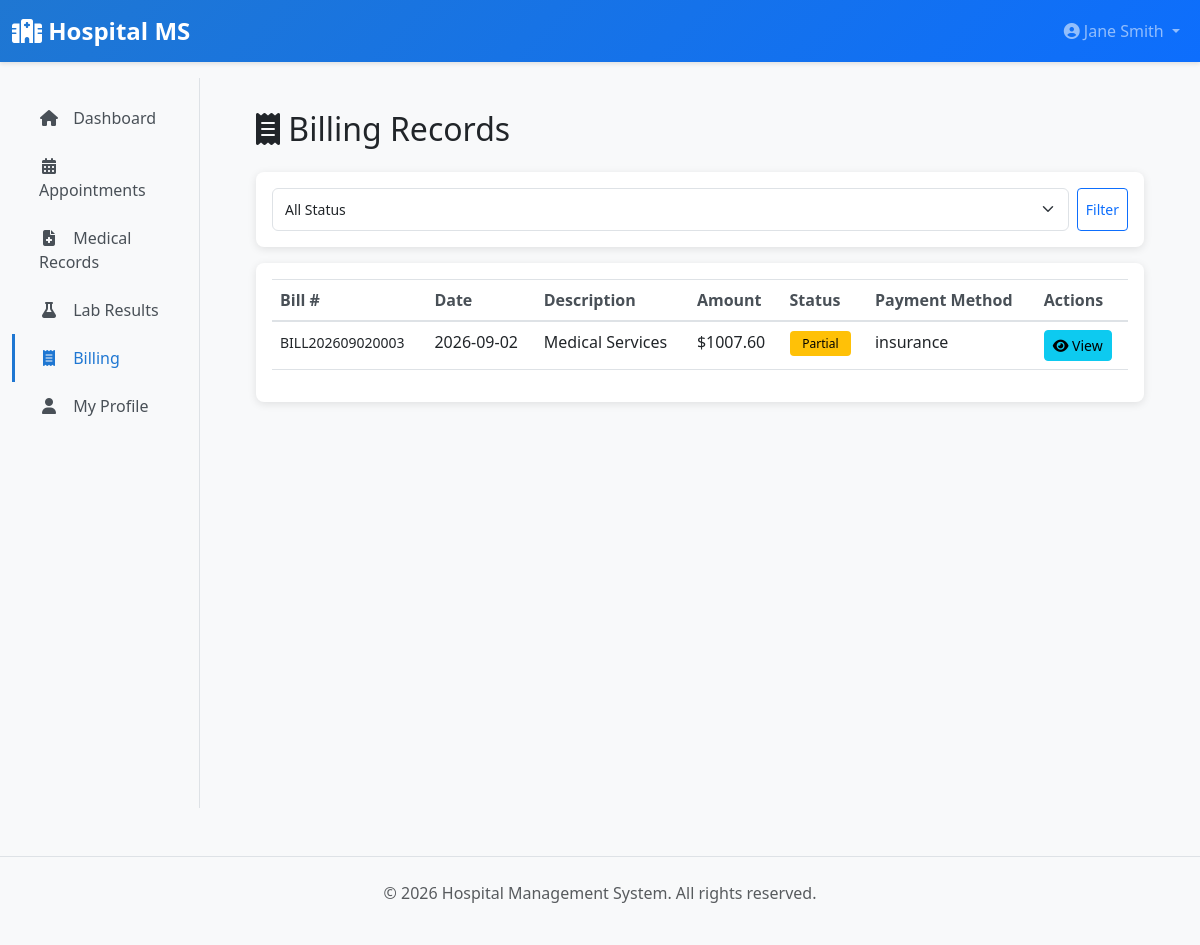
The page /patient/billing (signed in) on the database as committed earlier.
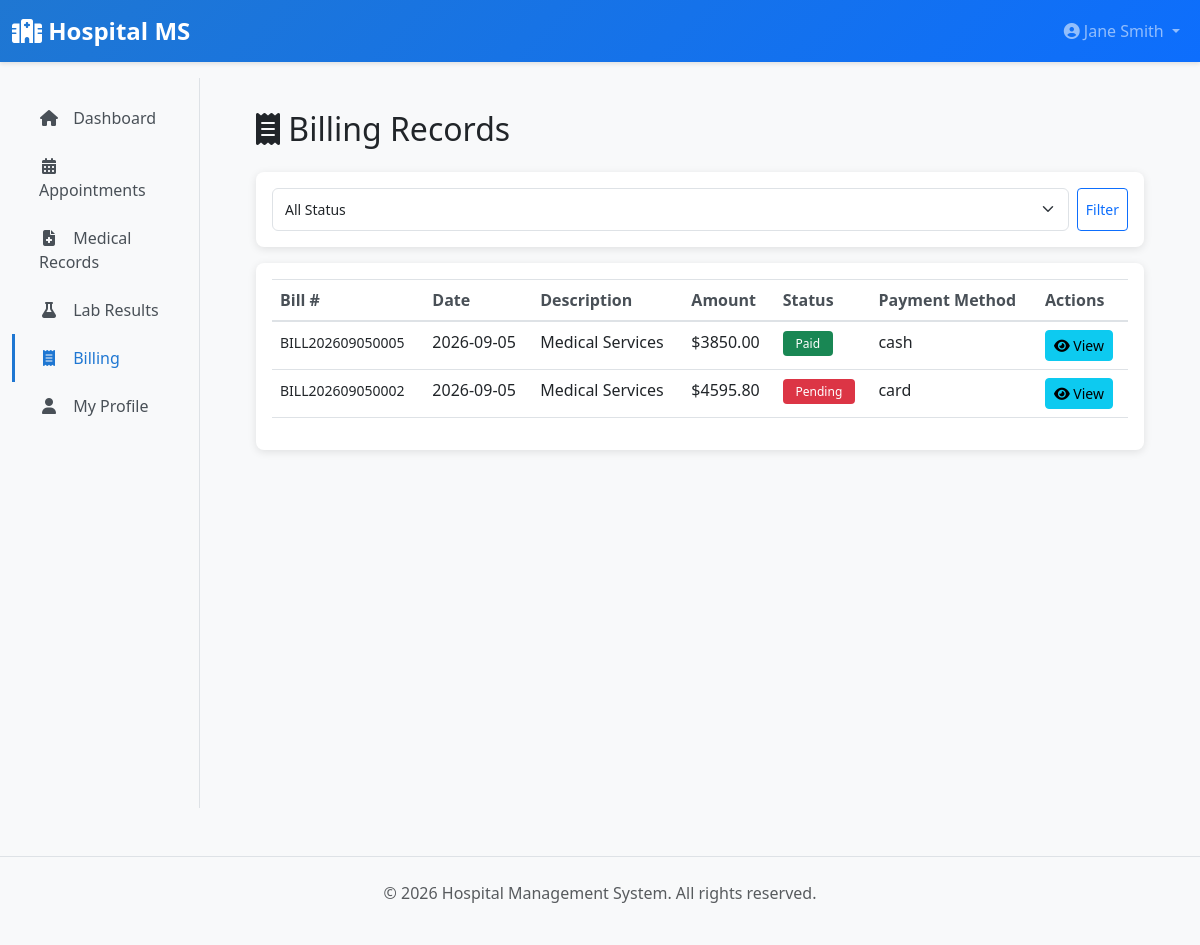
The same page on the database as committed later.
### app/models/__init__.py (models this page shows, shortened)
class BillingRecord(db.Model):
    __tablename__ = 'billing_records'
    id = db.Column(db.Integer, primary_key=True)
    patient_id = db.Column(db.Integer, db.ForeignKey('patients.id'), nullable=False)
    bill_number = db.Column(db.String(30), unique=True, nullable=False)
    description = db.Column(db.Text)
    amount = db.Column(db.Float, nullable=False)
    tax = db.Column(db.Float, default=0.0)
    total_amount = db.Column(db.Float, nullable=False)
    payment_status = db.Column(db.String(20), default='pending')  # pending, paid, partial
    payment_date = db.Column(db.DateTime)
    payment_method = db.Column(db.String(50))  # cash, card, cheque, insurance
    bill_date = db.Column(db.DateTime, default=datetime.utcnow)
    notes = db.Column(db.Text)
    created_at = db.Column(db.DateTime, default=datetime.utcnow)
    patient = db.relationship('Patient', back_populates='billing_records')

### app/blueprints/patient.py (the view)
@patient_bp.route('/billing')
@login_required
@patient_required
def billing():
    patient = current_user.patient
    page = request.args.get('page', 1, type=int)
    status_filter = request.args.get('status', 'all')
    query = BillingRecord.query.filter_by(patient_id=patient.id)
    if status_filter != 'all':
        query = query.filter_by(payment_status=status_filter)
    bills = query.order_by(
        BillingRecord.created_at.desc()
    ).paginate(page=page, per_page=10)
    return render_template('patient/billing.html', bills=bills, status_filter=status_filter)

### app/blueprints/patient.py (called while the page is built)
def patient_required(f):
    @wraps(f)
    def decorated_function(*args, **kwargs):
        if not current_user.is_authenticated or current_user.role != UserRole.PATIENT:
            flash('You do not have permission to access this page.', 'danger')
            return redirect(url_for('main.dashboard'))
        return f(*args, **kwargs)
    return decorated_function

### app/models/__init__.py (called while the page is built)
    def get_full_name(self):
        return f"{self.first_name} {self.last_name}".strip()

### app/templates/patient/billing.html (shortened to what this page needs)
{% extends "layouts/base.html" %}
{% block content %}
<h2 class="mb-4"><i class="fas fa-receipt"></i> Billing Records</h2>
<div class="card mb-3">
    <div class="card-body">
        <form method="GET" class="d-flex gap-2">
            <select name="status" class="form-select form-select-sm">
                <option value="all" {% if status_filter == 'all' %}selected{% endif %}>All Status</option>
            </select>
            <button type="submit" class="btn btn-sm btn-outline-primary">Filter</button>
        </form>
    </div>
</div>
<div class="card">
    <div class="card-body">
        {% if bills.items %}
        <div class="table-responsive">
            <table class="table table-hover">
                <thead>
                    <tr>
                        <th>Bill #</th>
                        <th>Date</th>
                        <th>Description</th>
                        <th>Amount</th>
                        <th>Status</th>
                        <th>Payment Method</th>
                        <th>Actions</th>
                    </tr>
                </thead>
                <tbody>
                    {% for bill in bills.items %}
                    <tr>
                        <td><small>{{ bill.bill_number }}</small></td>
                        <td>{{ bill.bill_date.strftime('%Y-%m-%d') }}</td>
                        <td>{{ bill.description }}</td>
                        <td>${{ "%.2f"|format(bill.total_amount) }}</td>
                        <td>
                            {% if bill.payment_status == 'paid' %}
                                <span class="badge badge-success">Paid</span>
                            {% elif bill.payment_status == 'partial' %}
                                <span class="badge badge-warning">Partial</span>
                            {% else %}
                                <span class="badge badge-danger">Pending</span>
                            {% endif %}
                        </td>
                        <td>{{ bill.payment_method or '-' }}</td>
                        <td>
                            <a href="{{ url_for('patient.view_bill', bill_id=bill.id) }}" class="btn btn-sm btn-info">
                                <i class="fas fa-eye"></i> View
                            </a>
                        </td>
                    </tr>
                    {% endfor %}
                </tbody>
            </table>
        </div>
        {% else %}
        <p class="text-muted text-center my-3">No billing records.</p>
        {% endif %}
    </div>
</div>
{% endblock %}

Rows that differ between the two databases and show on the page:
no longer on this page (row edited): BillingRecord: bill_number "BILL202609020003", bill_date "2026-09-02", description "Medical Services", total_amount "1007.60", payment_status "Partial", payment_method "insurance"
now on this page (row edited): BillingRecord: bill_number "BILL202609050005", bill_date "2026-09-05", description "Medical Services", total_amount "3850.00", payment_status "Paid", payment_method "cash"
now on this page (row edited): BillingRecord: bill_number "BILL202609050002", bill_date "2026-09-05", description "Medical Services", total_amount "4595.80", payment_status "Pending", payment_method "card"
